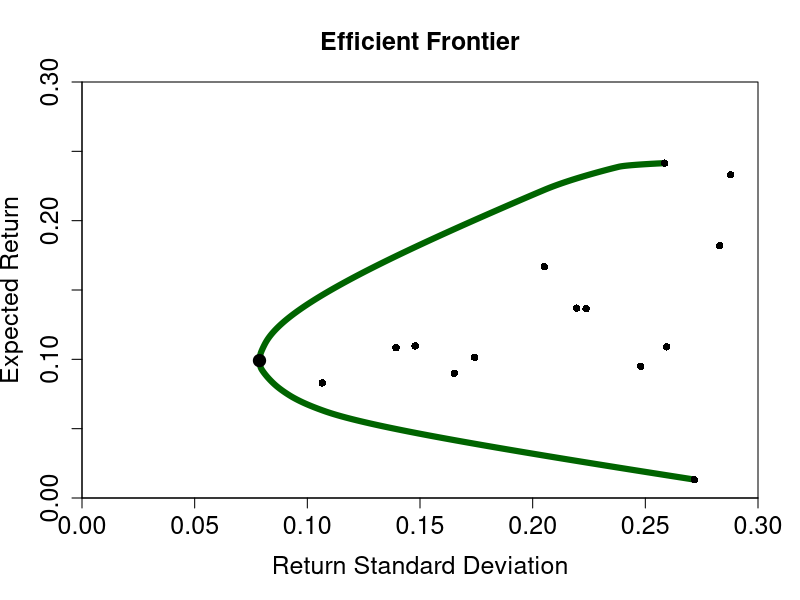

The R script that drew this image:

#########################################
# Prepare input data
#########################################

# Packages and working directory 
#-----------------------------------------------------------
library(quadprog)   # Load quadprog package
#getwd()            # Get working directory
#setwd("")          # Set working directory 
#-----------------------------------------------------------


# Import data
#-----------------------------------------------------------
# Save time series data from .csv file into a data frame
data <- read.csv2("SMI_Stocks.csv", header = TRUE, sep =";", stringsAsFactors = FALSE, strip.white = TRUE)

# Convert the first column of the data frame to date format
data$Date <- as.Date(data$Date, "%d.%m.%Y")  

# Convert the second column of the data frame to numerical format
for(i in 2:length(data[1,])){data[,i] <- as.numeric(data[,i])}

# Display head and check structure (str) of the data frame
head(data)  
str(data)
#-----------------------------------------------------------


# Compute returns from prices
#-----------------------------------------------------------
# Clone data frame to store returns (instead of prices)
returns <- data                                

# Overwrite prices in first line with NAs
returns[1,2:length(returns[1,])] <- NA         

# Compute and store returns (columns 2 to 19)
for(j in 2:length(data[1,])){                   # Outer loop: columns
  for(i in 2:length(data[,1])){                 # Inner loop: rows
    returns[i,j] <- data[i,j]/data[i-1,j]-1  }} # Save returns to dataframe

# Check return data frame
head(returns)                                  
#-----------------------------------------------------------


# Estimate vector of mean returns
#-----------------------------------------------------------
# Number of assets (subtract date column)
N <- length(data[1,])-1                        

# Create vector to store mean returns for 20 stocks
MU <- rep(NA, N)                               

# Fill vector with mean returns
for(i in 2:length(returns[1,])){               
  MU[i-1] <- round(mean(returns[,i], na.rm = TRUE)*12,4)}
#-----------------------------------------------------------


# Estimate variance-covariance matrix
#-----------------------------------------------------------
# Na.omit for case-wise exclusion
SIGMA <- cov(na.omit(returns[,-1]))*12         

# Variances found on main diagonal
VAR <- diag(SIGMA)

# Compute return standard deviations (volatilities)
SD <- sqrt(VAR)
#-----------------------------------------------------------



##################
# Markowitz model 
##################

#### Prepare objects for optimization function ####
#### Objects are: dvec, Dmat, bvec, Amat
#-----------------------------------------------------------
# Use ?solve.QP to open help page and see notation of the target function 
?solve.QP # portfolio weights vector is "b"

# Define number and type of constraints
n <- 2 + N   # Total number of constraints (2 basic + N short-sale constraints)
meq <- 2     # First "meq" constraints treated as equalities

# dvec set to zero (we specify the target function in terms of the variance only)
dvec <- rep(0,N)    

# Amat includes left-hand-side values of the constraints; see slide 14
Amat <- matrix(NA, N, n)    # Create matrix to store the constraints
Amat[,1] <- MU              # (i)   w1*mu1 + w2*mu2 = mup (find minimum variance for a given mean)
Amat[,2] <- rep(1, N)       # (ii)  SUM(w_i) = 1          (budget constraint)
for(i in 1:N){              # (iii) w_i >= 0              (short-sale constraints)
  constraint <- rep(0,N)    # Create vector with N zeros
  constraint[i] <- 1        # Set 1 for the short-sale constraints (w*1), 0 for unconstrained frontier
  Amat[,i+2] <- constraint}

# bvec includes right-hand-side values of the constraints (b0); see slide 14
# (must be indexed and run inside the loop)
#-----------------------------------------------------------


# Set range of portfolio means along which to minimize variance
#-----------------------------------------------------------
stepsize <- 0.0001                        # Stepsize for vector with fixed mean returns for optimization (first constraint)
mu_bar <- seq(min(MU),max(MU),stepsize)   # Fixed mean returns for optimization (first constraint) 
#mu_bar <- seq(0,1, stepsize)             # Use this for unconstrained frontier
#-----------------------------------------------------------

# Create objects to store efficient frontier
#-----------------------------------------------------------
w <- matrix(NA, N, length(mu_bar))        # Matrix for weights of efficient portfolios
w[,1:10]                                  # View first 10 columns of matrix w to see structure
mu <- rep(NA,length(mu_bar))              # Vector for means of efficient portfolios
sigma <- rep(NA,length(mu_bar))           # Vector for standard deviations of efficient portfolios
#-----------------------------------------------------------


#### Optimization for Efficient Frontier ####
#-----------------------------------------------------------
for(i in 1:length(mu_bar)) {
   w[,i] <- solve.QP(Dmat = SIGMA, 
                     dvec = dvec, 
                     Amat = Amat,
                     bvec = c(mu_bar[i], 1, rep(0,N)),
                     meq = meq)$solution
   mu[i] <- t(w[,i]) %*% MU
   sigma[i] <- sqrt(t(w[,i]) %*% SIGMA %*% w[,i])}
#-----------------------------------------------------------

# Find minimum variance portfolio
#-----------------------------------------------------------
min_var <- match(min(sigma, na.rm = TRUE), sigma)
# Look up the position of the smallest standard deviation 
# in the vector "sigma". This position index is stored as  
# scalar object "min_var"

min_var <- which.min(abs(min(sigma) - sigma)) 
#Alternative that finds closest value
#-----------------------------------------------------------



#########################################
# Plot the efficient frontier
#########################################

#png(file="placeholder.png",width=1000, height=1000, res = 200)
#-----------------------------------------------------------
plot(sigma, mu, type = "l", 
     lwd = 6, xlim = c(0,0.3), ylim = c(0,0.3),
     xaxs = "i", yaxs = "i", col = "darkgreen", 
     main = "Efficient Frontier", 
     xlab = "Return Standard Deviation", ylab = "Expected Return", 
     cex.axis = 1.5, cex.lab = 1.5, cex.main = 1.5)
points(SD, MU, pch = 16, cex = 1, lwd = 2, col = "black")
points(sigma[min_var], mu[min_var], pch = 19, cex = 1.5, lwd = 2, col = "black", bg = "darkgrey")
#dev.off()
#-----------------------------------------------------------
